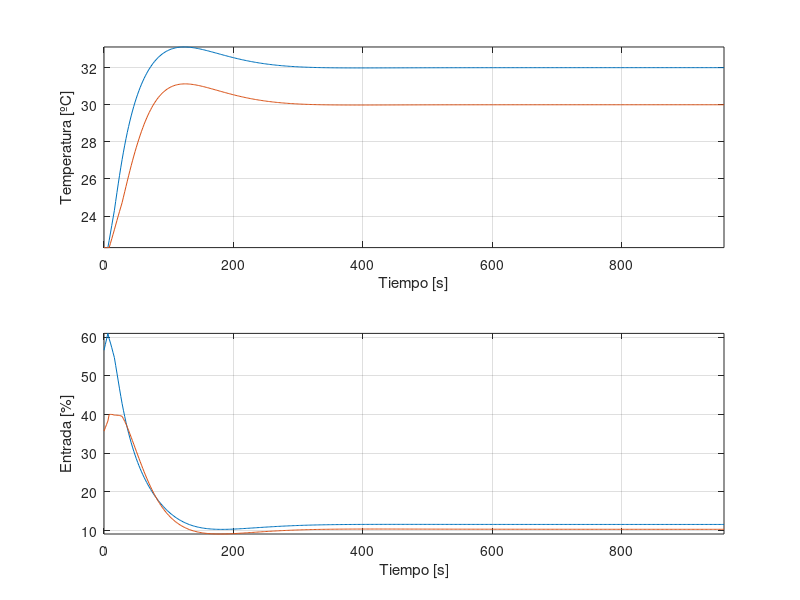

Reproduce this figure in MATLAB.

%
% El objetivo de este script es programar una simulción de un controlador
% PI con dos desacopladores para un sistema mimo 
% 

clear all
close all



%% Parámetros de el controlador
% considerar valores PI forward
Kp1 =7.3; 
Ti = 75;   
Ts = 2;
Kp2 =7.3;

%% Consigna de temperatura ºC
setpoint1 = 32;
setpoint2 = 30;
%% Inicializar variables
% Temperatura ambiente
tamb=22.3;

% líneas de error
errorabs=0.02;
errorsup=[];
errorinf=[];

yp = [];
ypreal = []; 
e = []; 
u = []; 


nIter = 480; 

time = [0:Ts:(nIter-1)*Ts]; % Tiempo

%% bucle de trabajo
for k = 1:1:nIter
    
 %errorsup1(k)= setpoint1+(setpoint1-tamb)*errorabs;
% errorinf1(k)= setpoint1-(setpoint1-tamb)*errorabs;
 %errorsup2(k)= setpoint2+(setpoint2-tamb)*errorabs;
 %errorinf2(k)= setpoint2-(setpoint2-tamb)*errorabs;

 
   % valores de simulación en retardo G11
  if k <= 4
      y11(k)=0;
      
  end
  % valores de simulación postretardo G11
  if k > 4
      
     y11(k)=0.9888*y11(k-1) + 0.006911*u1s(k-4);

  end
  % valores de simulación en retardo G12
  if k <= 9
      y12(k)=0;
      
  end
  % valores de simulación postretardo G12
  if k > 9
      
     y12(k)=0.9912*y12(k-1) + 0.001934*u1s(k-9);

  end
  % valores de simulación en retardo G21
  if k <= 15
       y21(k)=0;
      
  end
  % valores de simulación postretardo G21
  if k > 15
      
     y21(k)=0.9924*y21(k-1) + 0.001683*u2s(k-15);

  end
  % valores de simulación en retardo G22
  if k <= 5
       y22(k)=0;
      
  end
  % valores de simulación postretardo G22
  if k > 5
      
     y22(k)=0.9874*y22(k-1) + 0.006606*u2s(k-5);

  end
  ypreal1(k) = y11(k)+y12(k)+tamb ;
  ypreal2(k) = y21(k)+y22(k)+tamb ;
  % error de consigna

  e1(k) = setpoint1-ypreal1(k) ;
  e2(k) = setpoint2-ypreal2(k) ;
   if k >1
      % controladores
      u1(k) = u1(k-1)+ e1(k-1)*(((Kp1*Ts)/Ti)-Kp1)+Kp1*e1(k) ;
      u2(k) = u2(k-1)+ e2(k-1)*(((Kp2*Ts)/Ti)-Kp2)+Kp2*e2(k) ;
      % desacopladores
      yd12(k)=0.991*yd12(k-1)-0.2518 *u2(k)+0.2485*u2(k-1);
      yd21(k)=0.991*yd21(k-1)-0.2892 *u1(k)+0.2855*u1(k-1);
 end
 
  if k==1
      % Controlador PI forward discreto en el momento inicial
      u1(k)=Kp1*e1(k);
      u2(k)=Kp2*e2(k);
      % desacopladores discreto en el momento inicial
      yd12(k)=-0.2518 *u2(k);
      yd21(k)=-0.2892 *u1(k);
  end


 u1s(k)= u1(k)+yd12(k);
 u2s(k)= u2(k)+yd21(k);


end

%% Mostrar valores 

subplot(2,1,1)
plot(time,ypreal1)
hold on
plot(time,ypreal2)

xlabel('Tiempo [s]');
ylabel('Temperatura [ºC]')
grid on
axis tight 

subplot(2,1,2)
plot(time,u1s)
xlabel('Tiempo [s]');
ylabel('Entrada [%]')
hold on
plot(time,u2s)
grid on
axis tight
